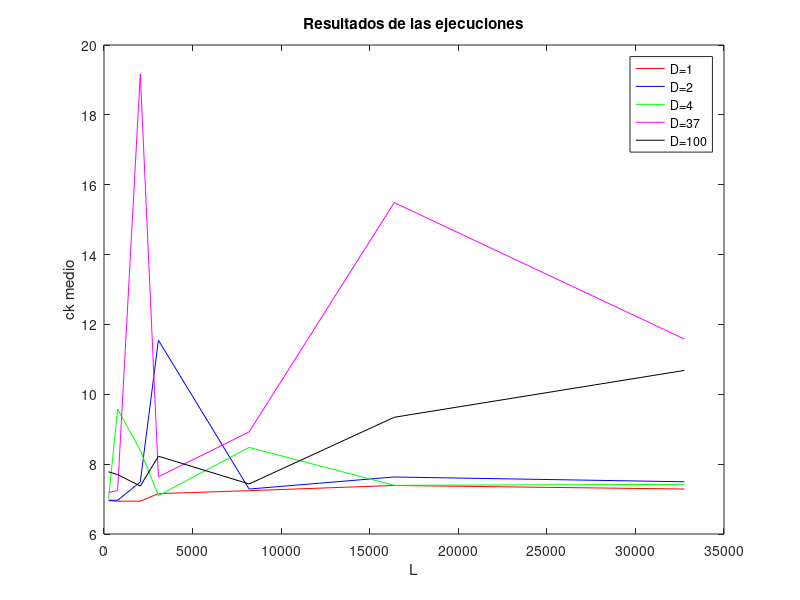

This chart was generated by the following MATLAB code:
ds = importdata ("results.csv", delimiterIn=",", headerLinesIn=1);

colors = ["r", "b", "g", "m", "k"];

l = [];
array_plots = [];

for i = 1:5
    indexes = ((i-1)*7)+1:i*7;
    array_plots(i) = plot(ds.data(indexes, 3), ds.data(indexes, 5), "color", colors(i));
    l = [l ds.data(indexes(1), 1)];
    if (i == 1); hold on; endif;
endfor

title("Resultados de las ejecuciones");

legend(array_plots, cellstr(num2str(l', 'D=%-d')));
xlabel("L");
ylabel("ck medio");
print -djpg graphD-L.jpg;